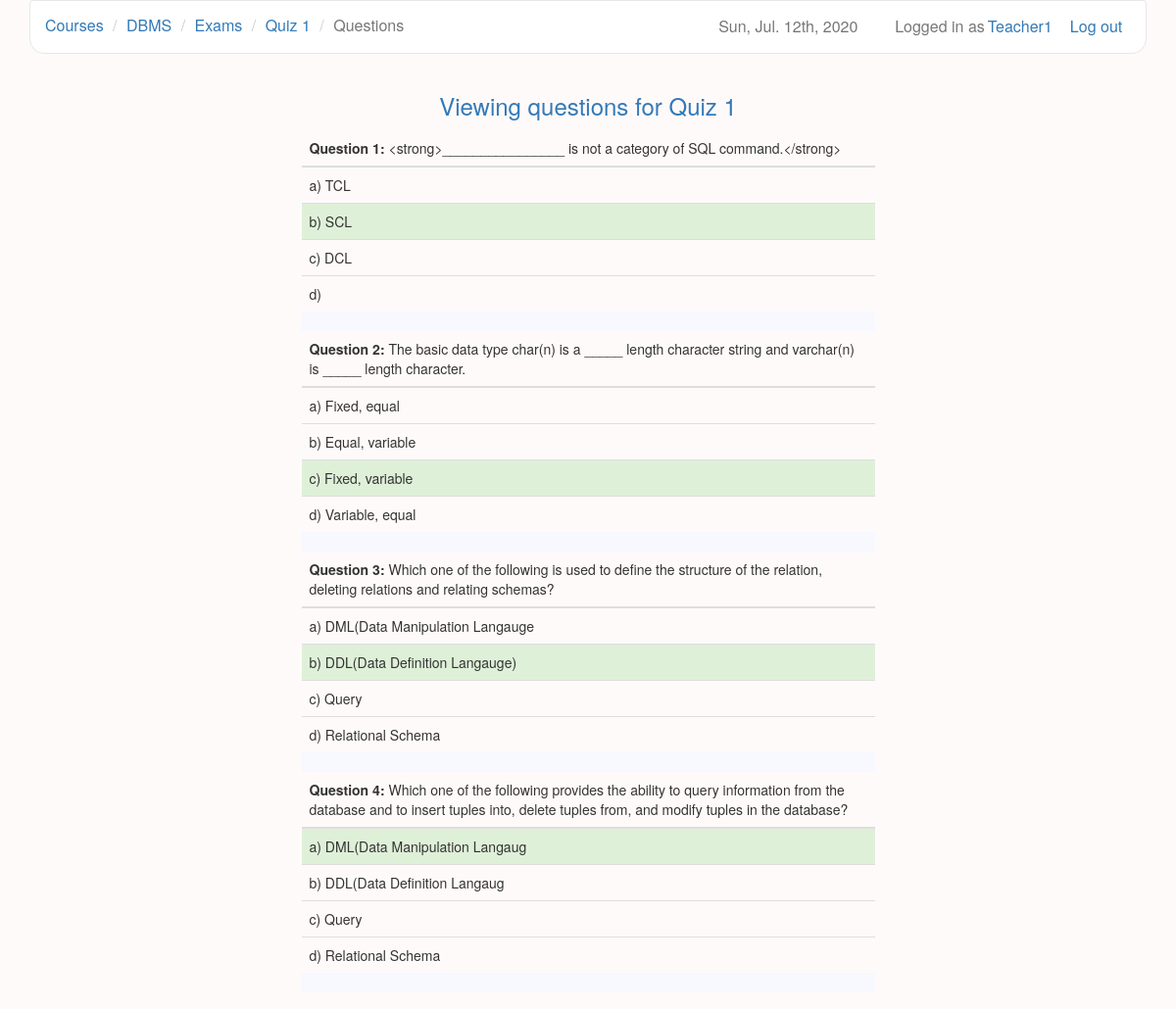
The page /courses/12/exams/8/questions (signed in) on the database its author committed.
### users/models.py (models this page shows)
class User(AbstractUser):
    is_teacher = models.BooleanField(default=False)

### courses/models.py (models this page shows, shortened)
class Course(models.Model):
    owner = models.ForeignKey(settings.AUTH_USER_MODEL, related_name='owner')
    name = models.CharField(max_length=30)
    description = models.TextField(blank=True)
    created = models.DateTimeField(auto_now_add=True)
    updated = models.DateTimeField(auto_now=True)
    participants = models.ManyToManyField(settings.AUTH_USER_MODEL, blank=True,
        through='Participation')

### exams/models.py (models this page shows, shortened)
class Exam(models.Model):
    name = models.CharField(max_length=30)
    description = models.TextField(blank=True)
    created = models.DateTimeField(auto_now_add=True)
    updated = models.DateTimeField(auto_now=True)
    password = models.CharField(max_length=10, blank=True)
    time_limit = models.TimeField()
    active_from = models.DateTimeField()
    active_to = models.DateTimeField()
    course = models.ForeignKey(Course)
    category = models.CharField(max_length=30)
    question_count = models.IntegerField()
    questions = models.ManyToManyField(Question, blank=True,
        through='ExamQuestion')

class ExamQuestion(models.Model):
    question = models.ForeignKey(Question)
    exam = models.ForeignKey(Exam)

### questions/models.py (models this page shows, shortened)
class Question(models.Model):
    name = models.CharField(max_length=30)
    category = models.CharField(max_length=30)
    question_text = MarkupField()
    course = models.ForeignKey(Course)

class Choice(models.Model):
    choice_text = models.CharField(max_length=30)
    correct = models.BooleanField(default=False)
    question = models.ForeignKey(Question)

### exams/views.py (the view)
# urls.py: url(r'^(?P<exam_id>\d+)/questions$', views.view_assigned,
@user_passes_test(teacher_check)
def view_assigned(request, course_id, exam_id):
    course = Course.objects.get(id=course_id)
    exam = Exam.objects.get(id=exam_id)
    if request.user == course.owner:
        exam_questions = ExamQuestion.objects.filter(exam=exam)
        return render(request, 'view_questions.html', {'course': course,
            'exam': exam, 'exam_questions': exam_questions})
    return redirect('/courses/')

### courses/views.py (called while the page is built)
def teacher_check(user):
    if user.is_anonymous():
        return False
    return user.is_teacher

### exams/templatetags/to_char.py (called while the page is built)
@register.filter()
def to_char(value):
    return chr(96+value)

### exams/templates/view_questions.html
{% extends 'base.html' %}
{% load to_char %}
{% block navigation %}
  <li><a href="{% url 'teacher_courses' %}">Courses</a></li>
  <li><a href="{% url 'edit_course' course.id %}">{{ course.name }}</a></li>
  <li><a href="{% url 'list_exams' course.id %}">Exams</a></li>
  <li><a href="{% url 'edit_exam' course.id exam.id %}">{{ exam.name }}</a></li>
  <li class="active">Questions</li>
{% endblock %}
{% block header %}Viewing questions for {{ exam.name }}{% endblock %}
{% block dashboard %}
  <table class="table spaced">
    {% for exam_quest in exam_questions %}
      <thead>
        <tr>
          <th>
            <b>Question {{ forloop.counter }}:</b>
            {{ exam_quest.question.question_text }}
          </th>
        </tr>
      </thead>
      <tbody>
        {% for choice in exam_quest.question.choice_set.all %}
          <tr class="choices">
            {% if choice.correct %}
              <td class="success">
                {{ forloop.counter|to_char }}) {{ choice.choice_text }}
              </td>
            {% else %}
              <td>{{ forloop.counter|to_char }}) {{ choice.choice_text }}</td>
            {% endif %}
          </tr>
        {% endfor %}
      </tbody>
    {% endfor %}
  </table>
{% endblock %}

### django-lms/templates/base.html (shortened to what this page needs)
{% load staticfiles %}
<!DOCTYPE html>
<html>
  <head>
    <link href="/static/libs/bootstrap/css/bootstrap.min.css" rel="stylesheet">
    <link href="/static/libs/datetimepicker/jquery.datetimepicker.css"
      rel="stylesheet">
    <link href="/static/base.css" rel="stylesheet">
    <link rel="stylesheet" type="text/css" href="/static/libs/markitup/skins/simple/style.css">
    <link rel="stylesheet" type="text/css" href="/static/libs/markitup/sets/default/style.css">
  </head>
  <body>
    <div class="container">
      <nav class="navbar navbar-default" role="navigation">
        {% if user.is_active %}
          <a class="btn navbar-btn navbar-right" id="logout"
            href="{% url 'logout' %}">
            Log out
          </a>
          <a href="{% url 'profile' %}" class="navbar-text navbar-right" id="user">
              {{ user.username }}
          </a>
          <span class="navbar-text navbar-right">Logged in as</span>
        {% else %}
          <a class="navbar-brand" href="/">EXAMINATION SYSTEM</a>
        {% endif %}
        <span class="navbar-text navbar-right" id="date">
          {% now "D, M. jS, Y" %}
        </span>
        <ul class="breadcrumb">
          {% block navigation %}{% endblock %}
        </ul>
      </nav>
      <div class="row">
        <h3 class="text-primary text-center">
          {% block header %}{% endblock %}
        </h3>
        <div class="list-group center">
          {% block dashboard %}{% endblock %}
        </div>
      </div>
    </div>
  </body>
</html>

### django-lms/static/base.css (style rules this page uses)
body { background-color:rgb(255,250,250); }
#date, #logout { margin-right: 1%; padding-right: 1%; font-size: 16px; }
#user { margin-right: 5px; margin-left: 3px; color: #337ab7; }
table { table-layout:fixed; width: 70%; border-collapse: collapse; }
td { word-wrap:break-word; }
.spaced th { font-weight: normal; }
.spaced tbody { border-bottom: 20px solid #F8F8FF; }
.center { width: 50%; margin-top: 1%; margin-left: auto; margin-right: auto; }
.navbar { border-bottom-right-radius: 15px; border-bottom-left-radius: 15px; }
.navbar-default { background-color: white; }
.navbar-text { font-size: 16px; }
.breadcrumb { background-color: transparent; margin-top: 0.5%; margin-bottom: -1%; font-size: 16px; }

### rows shown on the page
User: username "Teacher1"
Course: name "DBMS"
Exam: name "Quiz 1"
ExamQuestion: question.question_text "<strong>________________ is not a category of SQL command.</strong>"
Choice: choice_text "TCL"
Choice: choice_text "SCL"
Choice: choice_text "DCL"
ExamQuestion: question.question_text "The basic data type char(n) is a _____ length character string and varchar(n) is _____ length character."
Choice: choice_text "Fixed, equal"
Choice: choice_text "Equal, variable"
Choice: choice_text "Fixed, variable"
Choice: choice_text "Variable, equal"
ExamQuestion: question.question_text "Which one of the following is used to define the structure of the relation, deleting relations and relating schemas?"
Choice: choice_text "DML(Data Manipulation Langauge"
Choice: choice_text "DDL(Data Definition Langauge)"
Choice: choice_text "Query"
Choice: choice_text "Relational Schema"
ExamQuestion: question.question_text "Which one of the following provides the ability to query information from the database and to insert tuples into, delete tuples from, and modify tuples in the database?"
Choice: choice_text "DML(Data Manipulation Langaug"
Choice: choice_text "DDL(Data Definition Langaug"
Choice: choice_text "Query"
Choice: choice_text "Relational Schema"
